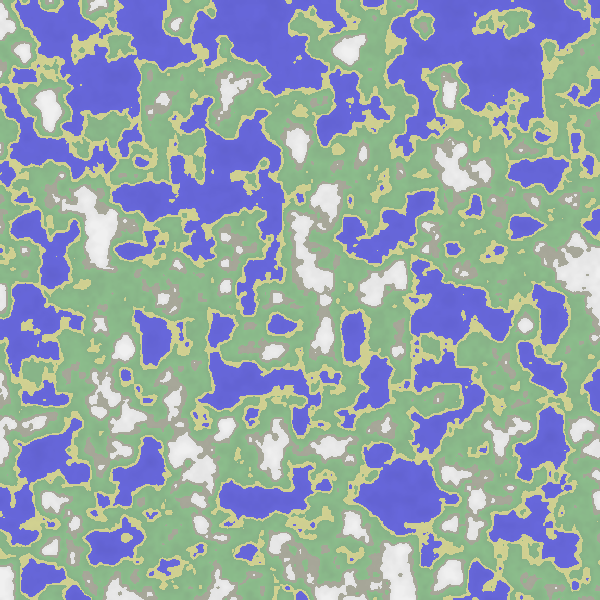
Frame 1 (no input)
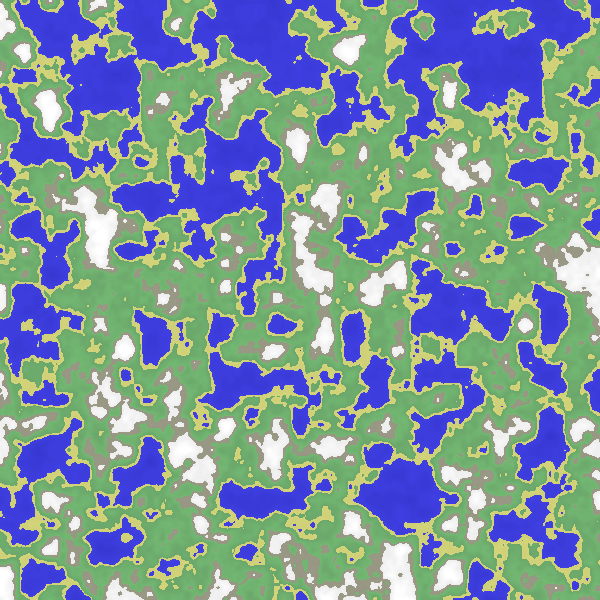
Frame 60 (the mouse pressed at the canvas centre just before this capture)
Frame 120 (the mouse held since frame 60 and released just before this capture): identical to frame 60, image omitted

The Processing sketch that drew these frames (run headless with seeded random() and noise(); from frame 60 on, the mouse is pressed at the canvas centre):

// Processing sketch: Perlin_Terrain_Generation
// ── Perlin_Terrain_Generation.pde
/*
* This is part of a project where I attempt to write something intresting everyday.
*
*/

float frequencyMult = 12;  //Makes the map cover more area (between 1 - 25)
float octaves = 2;    //# of different octaves on the map(different elevation lines)(between 1 - 8)(single octave usually gives islands)
float redist = 1; //Generic Elevation of the map (between 0.01 - 10)
float waterLine = 0.8; //Where the water begins. (between 0.1 - 1.5)
float beachLine = 0.9; // where the beach/sandy area is (between 0.1 - 1.5)
float rockyLine = 1.15; //How high the rocky mountains start (between 0.1 - 1.5)
float snowLine = 1.25; // How low the snow is (between 0.1 - 1.5)
void setup()
{
  size(600,600);
}

void draw()
{
  
  float[][] value = new float[width][height];  //Elevation value
  
  for(int y = 0; y < height; y++)
  {
    for(int x = 0; x < width; x++)
    {
      float sume = 0; // base value of elevation
      float nx = x / (width - 0.5);
      float ny = y / (height - 0.5);
       
      sume = noise(frequencyMult * nx, frequencyMult * ny); 
      
      for(int octave = 1; octave < octaves; octave++)
      {
        sume += (1/octave) * (noise(frequencyMult * octave * 2 * nx, frequencyMult * octave * 2 * ny)); 
      }
      
      
      value[y][x] = (float)Math.pow(sume, redist);
      
      //R G B
      //Changing the final map ranges changes the theme of the ma
      /*
      float r = map(value[y][x], 0, 1.5, 100, 125);
      float g = map(value[y][x], 0, 1.5, 100, 255);
      float b = map(value[y][x], 0, 1.5, 100, 125);
      */
      
      float r = 0,g = 0,b = 0;
      //water setup
      if(sume < waterLine)
      {
         r = map(value[y][x], 0, 1.5, 50, 75);
         g = map(value[y][x], 0, 1.5, 50, 75);
         b = map(value[y][x], 0, 1.5, 200, 250);
      }
      //Beach/sand
      else if(sume > waterLine && sume < beachLine)
      {
         r = map(value[y][x], 0, 1.5, 170, 240);
         g = map(value[y][x], 0, 1.5, 170, 240);
         b = map(value[y][x], 0, 1.5, 110, 130);
      }
      //Land
      else if(sume < rockyLine && sume > beachLine)
      {
         r = map(value[y][x], 0, 1.5, 80, 125);
         g = map(value[y][x], 0, 1.5, 100, 210);
         b = map(value[y][x], 0, 1.5, 80, 125);
      }
      //Where the mountains start
      else if(sume > rockyLine && sume < snowLine)
      {
         r = map(value[y][x], 0, 1.5, 120, 160);
         g = map(value[y][x], 0, 1.5, 120, 160);
         b = map(value[y][x], 0, 1.5, 100, 140);
      }
      //Snow(mountain top)
      else if(sume > snowLine)
      {
         r = map(value[y][x], 0, 1.5, 150, 255);
         g = map(value[y][x], 0, 1.5, 150, 255);
         b = map(value[y][x], 0, 1.5, 150, 255);
      }
      stroke(r,g,b);
      point(x,y);

    }
  }
}
